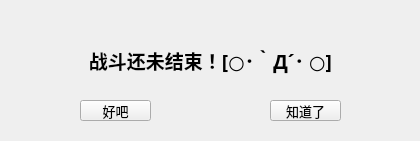
<?xml version="1.0" encoding="UTF-8"?>
<ui version="4.0">
 <class>nextWave</class>
 <widget class="QWidget" name="nextWave">
  <property name="geometry">
   <rect>
    <x>0</x>
    <y>0</y>
    <width>420</width>
    <height>141</height>
   </rect>
  </property>
  <property name="windowTitle">
   <string>Form</string>
  </property>
  <widget class="QStackedWidget" name="stackedWidget">
   <property name="geometry">
    <rect>
     <x>0</x>
     <y>0</y>
     <width>421</width>
     <height>141</height>
    </rect>
   </property>
   <property name="currentIndex">
    <number>2</number>
   </property>
   <widget class="QWidget" name="page">
    <widget class="QPushButton" name="pushButton">
     <property name="geometry">
      <rect>
       <x>80</x>
       <y>100</y>
       <width>71</width>
       <height>21</height>
      </rect>
     </property>
     <property name="font">
      <font>
       <family>微软雅黑</family>
       <pointsize>10</pointsize>
       <bold>false</bold>
      </font>
     </property>
     <property name="text">
      <string>确定</string>
     </property>
    </widget>
    <widget class="QPushButton" name="pushButton_3">
     <property name="geometry">
      <rect>
       <x>270</x>
       <y>100</y>
       <width>71</width>
       <height>21</height>
      </rect>
     </property>
     <property name="font">
      <font>
       <family>微软雅黑</family>
       <pointsize>10</pointsize>
       <bold>false</bold>
      </font>
     </property>
     <property name="text">
      <string>再等等</string>
     </property>
    </widget>
    <widget class="QLabel" name="label">
     <property name="geometry">
      <rect>
       <x>0</x>
       <y>20</y>
       <width>421</width>
       <height>81</height>
      </rect>
     </property>
     <property name="font">
      <font>
       <family>微软雅黑</family>
       <pointsize>14</pointsize>
       <bold>true</bold>
      </font>
     </property>
     <property name="text">
      <string>你确定要进入下一波吗~？(｀・ω・´)</string>
     </property>
     <property name="alignment">
      <set>Qt::AlignCenter</set>
     </property>
    </widget>
   </widget>
   <widget class="QWidget" name="page_2">
    <widget class="QLabel" name="label_2">
     <property name="geometry">
      <rect>
       <x>0</x>
       <y>30</y>
       <width>421</width>
       <height>81</height>
      </rect>
     </property>
     <property name="font">
      <font>
       <family>微软雅黑</family>
       <pointsize>14</pointsize>
       <bold>true</bold>
      </font>
     </property>
     <property name="text">
      <string>第%d波要开始了！[○･｀Д´･ ○]</string>
     </property>
     <property name="alignment">
      <set>Qt::AlignCenter</set>
     </property>
    </widget>
   </widget>
   <widget class="QWidget" name="page_3">
    <widget class="QLabel" name="label_3">
     <property name="geometry">
      <rect>
       <x>0</x>
       <y>20</y>
       <width>421</width>
       <height>81</height>
      </rect>
     </property>
     <property name="font">
      <font>
       <family>微软雅黑</family>
       <pointsize>14</pointsize>
       <bold>true</bold>
      </font>
     </property>
     <property name="text">
      <string>战斗还未结束！[○･｀Д´･ ○]</string>
     </property>
     <property name="alignment">
      <set>Qt::AlignCenter</set>
     </property>
    </widget>
    <widget class="QPushButton" name="pushButton_2">
     <property name="geometry">
      <rect>
       <x>80</x>
       <y>100</y>
       <width>71</width>
       <height>21</height>
      </rect>
     </property>
     <property name="font">
      <font>
       <family>微软雅黑</family>
       <pointsize>10</pointsize>
       <bold>false</bold>
      </font>
     </property>
     <property name="text">
      <string>好吧</string>
     </property>
    </widget>
    <widget class="QPushButton" name="pushButton_4">
     <property name="geometry">
      <rect>
       <x>270</x>
       <y>100</y>
       <width>71</width>
       <height>21</height>
      </rect>
     </property>
     <property name="font">
      <font>
       <family>微软雅黑</family>
       <pointsize>10</pointsize>
       <bold>false</bold>
      </font>
     </property>
     <property name="text">
      <string>知道了</string>
     </property>
    </widget>
   </widget>
  </widget>
 </widget>
 <resources/>
 <connections/>
</ui>
